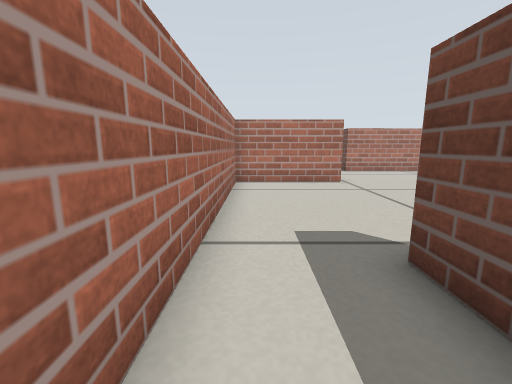
view 1 (above)

16 first-person views from a walk through a Gazebo world. The camera is 0.29 m above the floor, tilts 10° down and sees 90° across. The floor is counted in squares, 0.2 m on a side. Each view is taken from the middle of a square. On the plan, view 1 faces up. The plan holds only what a view shows up to about 13 squares ahead; the rest is blank.

view 2
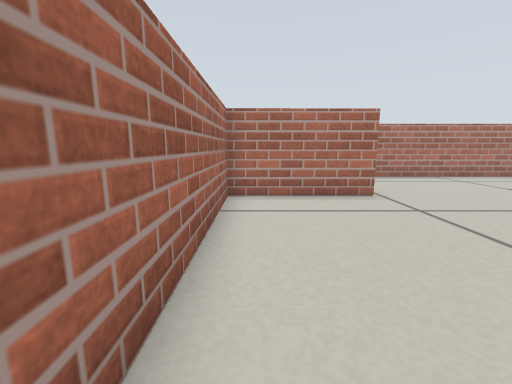

view 3
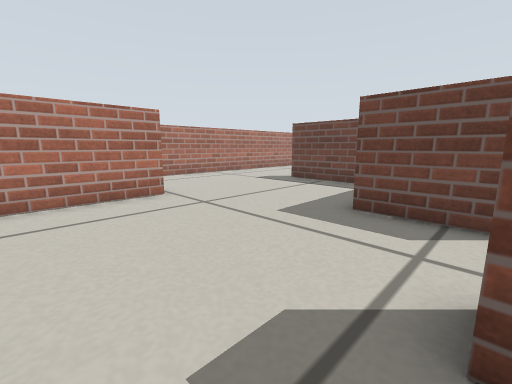

view 4
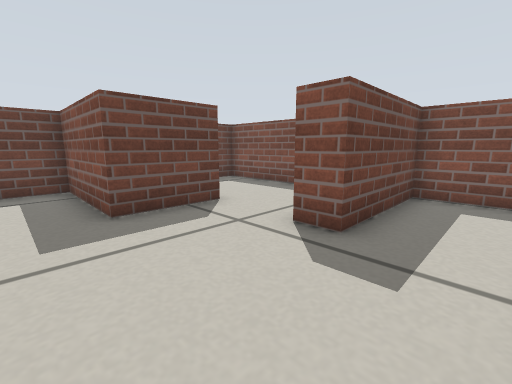

view 5
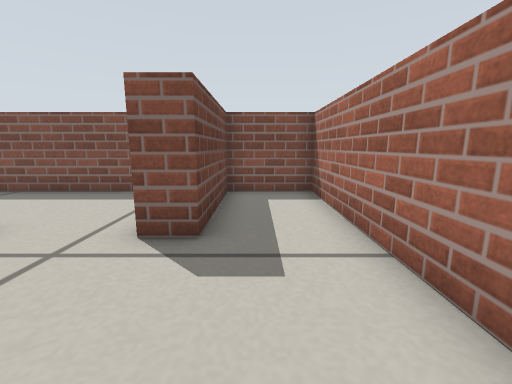

view 6
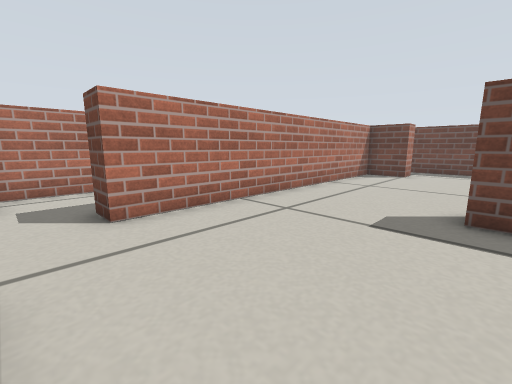

view 7
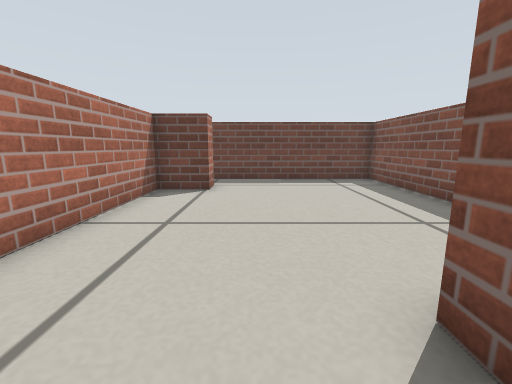

view 8
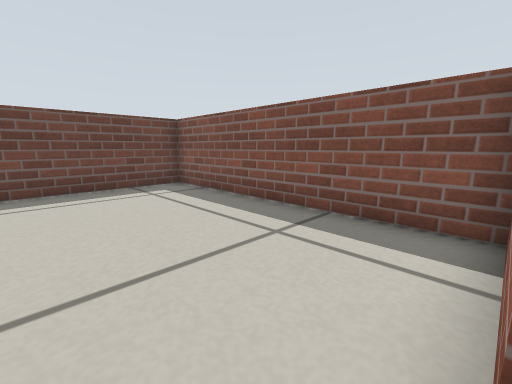

view 9
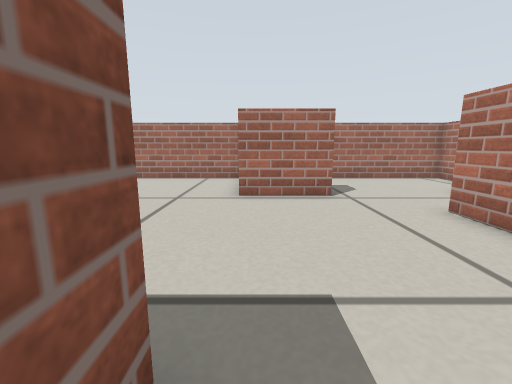

view 10
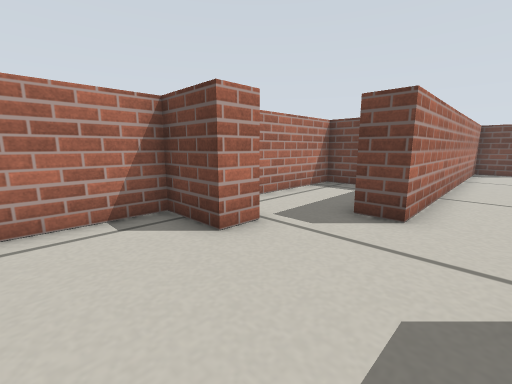

view 11
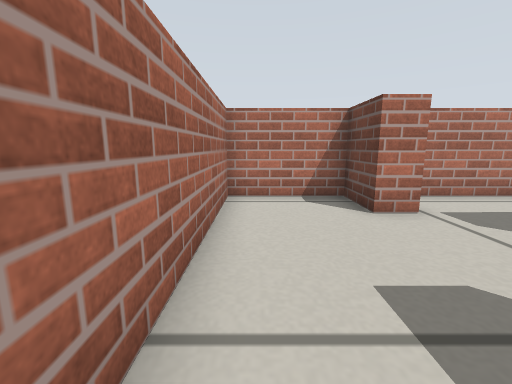

view 12
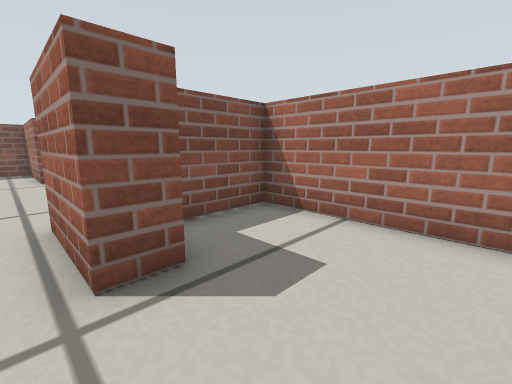

view 13
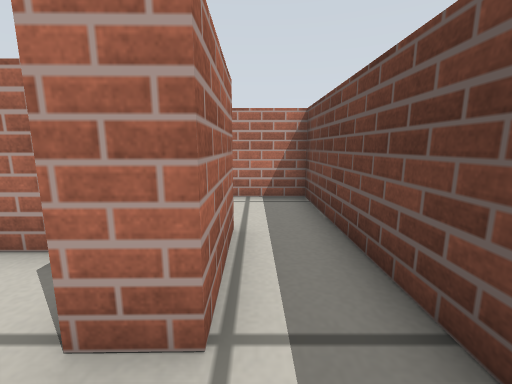

view 14
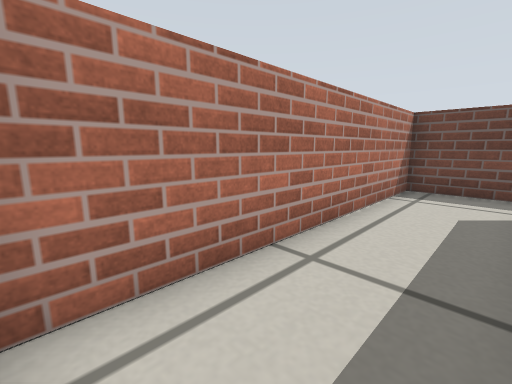

view 15
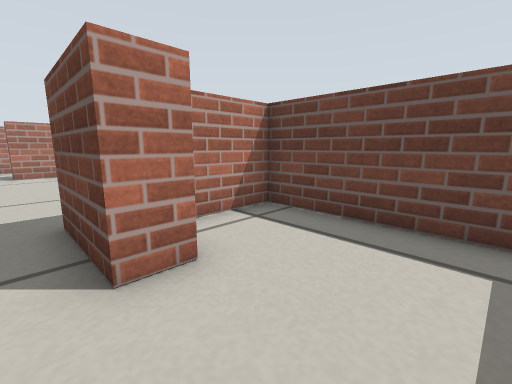

view 16
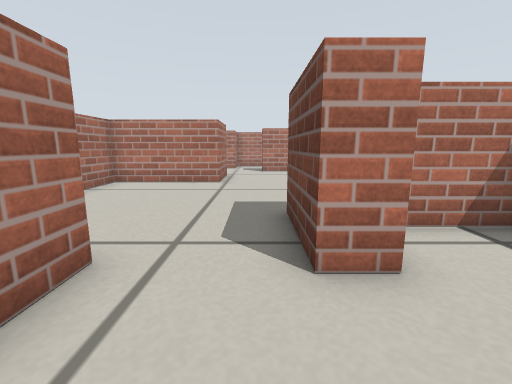

### Floor plan
Ten units are one square. View 1 is at (0, 0); x grows to the right and y downward. Boxes are objects, and circles mark ways between rooms. Rooms are numbered by the first view taken in them; rooms with no view inside come last. Other rooms are left out.
<svg viewBox="-13 -199 224 217">
<path fill="none" stroke="#000" d="M57 -28 57 -55 99 -55 99 -105M35 -132 35 -105 -8 -105 -8 13 19 13 19 -30 29 -30M94 -153 54 -153M176 -136 176 -154 94 -153M99 -105 109 -105M109 -69 174 -68M109 -105 109 -69M-8 -154 -8 -115 16 -115M36 -175 26 -175 26 -194 -8 -194 -8 -154M54 -153 54 -164M24 -132 35 -132M186 -164 186 -136 176 -136M174 -68 206 -68 204 -194 109 -194M29 -30 29 13 54 13M67 -28 57 -28M54 13 99 13 99 -45 77 -45M96 -181 96 -194 39 -194"/>
<circle cx="105" cy="-130" r="3" fill="#2a7"/>
<circle cx="45" cy="-30" r="3" fill="#2a7"/>
<circle cx="180" cy="-105" r="3" fill="#2a7"/>
<circle cx="27" cy="-158" r="3" fill="#2a7"/>
<circle cx="60" cy="-10" r="3" fill="#2a7"/>
<text x="50" y="-80">1</text>
<text x="140" y="-120">2</text>
<text x="10" y="-140">3</text>
<text x="20" y="-170">4</text>
<text x="170" y="-170">5</text>
<text x="40" y="-10">6</text>
<text x="80" y="-20">7</text>
<text x="60" y="-180">8</text>
</svg>
Room 1 opens to room 2. Room 1 opens to room 6. Room 2 opens to room 5. Room 3 opens to room 4. Room 6 opens to room 7.

Where each view was taken, in squares from view 1:
view 1: 0 up, 0 right, facing up
view 2: 3 up, 0 right, facing up
view 3: 3 up, 0 right, facing up-right
view 4: 7 up, 0 right, facing down-right
view 5: 7 up, 1 right, facing down
view 6: 10 up, 4 right, facing up-right
view 7: 12 up, 9 right, facing right
view 8: 12 up, 11 right, facing down-right
view 9: 11 up, 11 right, facing left
view 10: 14 up, 0 right, facing up-right
view 11: 12 up, 0 right, facing up
view 12: 16 up, 4 right, facing down-left
view 13: 12 up, 19 right, facing up
view 14: 17 up, 11 right, facing up-right
view 15: 0 up, 5 right, facing up-right
view 16: 0 up, 5 right, facing up
